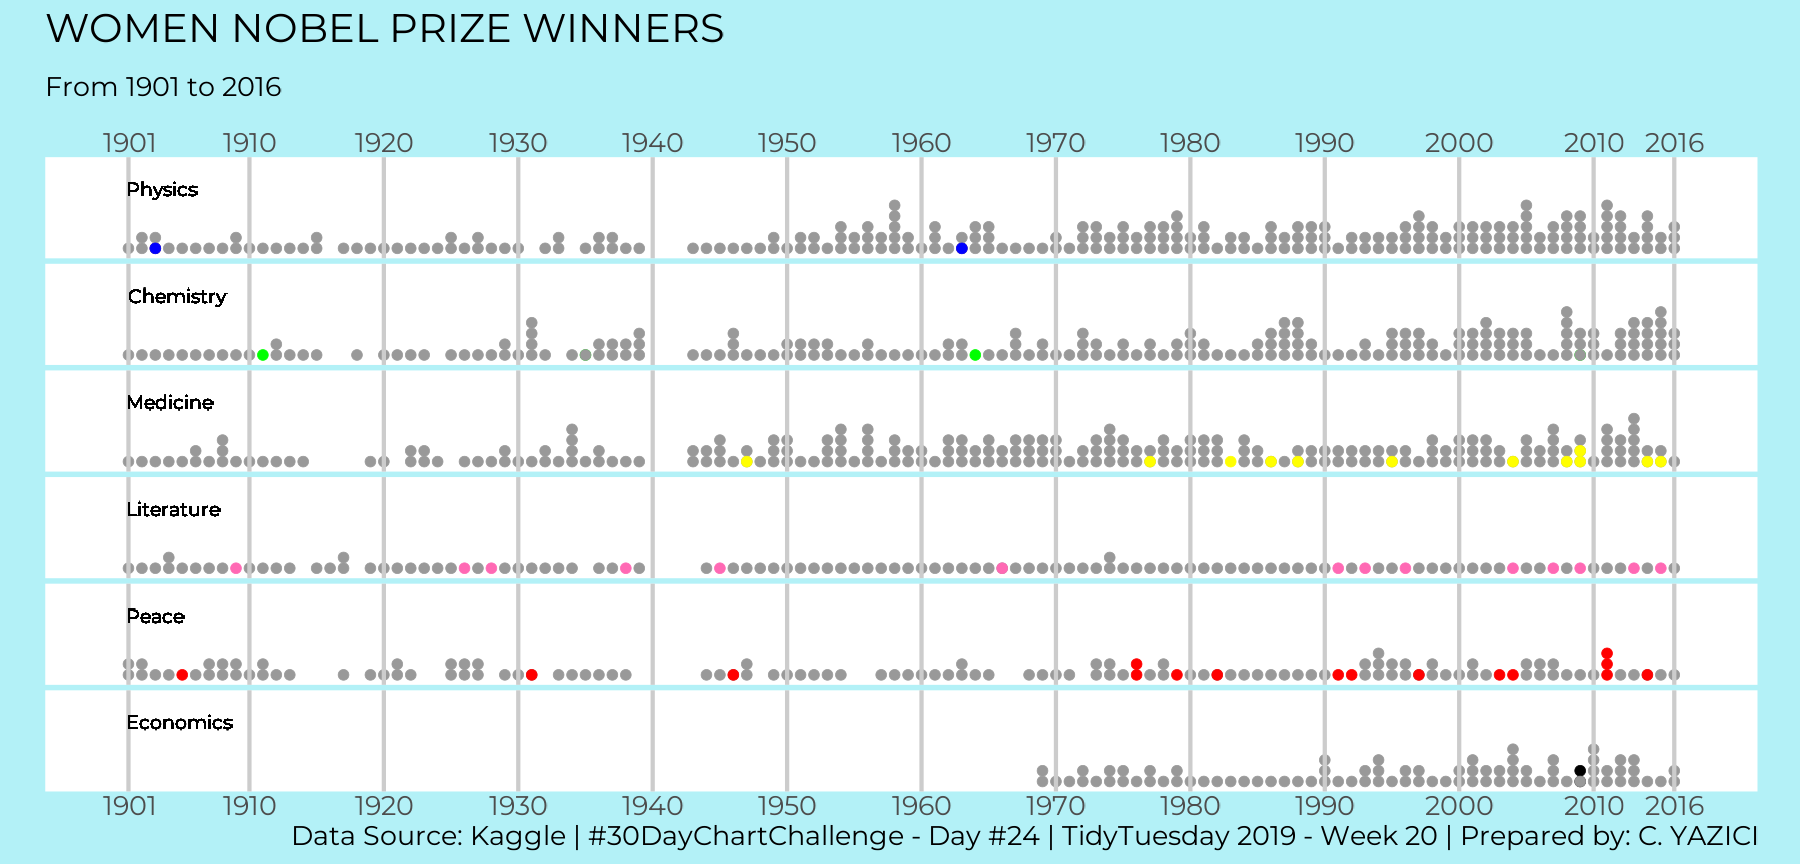

Generate this figure with R:
library(showtext)

# Font in the Plot

font_add_google("Montserrat", "ms")
showtext_auto()

# Data Import

nobel_winners <- readr::read_csv("https://raw.githubusercontent.com/rfordatascience/tidytuesday/master/data/2019/2019-05-14/nobel_winners.csv")
nobel_winner_all_pubs <- readr::read_csv("https://raw.githubusercontent.com/rfordatascience/tidytuesday/master/data/2019/2019-05-14/nobel_winner_all_pubs.csv")

# Data Wrangling

nobel_data <- nobel_winners %>%
  select(prize_year, category, gender, full_name) %>%
  mutate(color_new = case_when(
    gender == "Female" & category == "Physics" ~ "brown",
    gender == "Female" & category == "Chemistry" ~ "green",
    gender == "Female" & category == "Medicine" ~ "yellow",
    gender == "Female" & category == "Literature" ~ "hotpink",
    gender == "Female" & category == "Peace" ~ "red",
    gender == "Female" & category == "Economics" ~ "black",
    .default = "grey60"
  ))

# The Plot

p <- ggplot(nobel_data) +
  geom_dotplot(aes(x = prize_year, y = 1,
                   fill = color_new, color = color_new), binwidth = 0.8) +
  geom_dotplot(data = nobel_data %>% filter(gender == "Female",
                                            category == "Physics"),
               mapping = aes(x = prize_year, y = 1,
                   fill = "blue", color = "blue"), binwidth = 0.8) +
  scale_fill_identity() +
  scale_colour_identity() +
  scale_x_continuous(breaks = c(1901, 1910, 1920, 1930, 1940, 1950, 1960, 1970,
                                1980, 1990, 2000, 2010, 2016),
                     sec.axis = dup_axis()) +
  facet_wrap(~factor(category, levels = c("Physics", "Chemistry",
                                          "Medicine", "Literature",
                                          "Peace", "Economics")), ncol = 1)  +
  geom_vline(xintercept = 1901, colour = "grey80", size = 2) +
  geom_vline(xintercept = 1910, colour = "grey80", size = 2) +
  geom_vline(xintercept = 1920, colour = "grey80", size = 2) +
  geom_vline(xintercept = 1930, colour = "grey80", size = 2) +
  geom_vline(xintercept = 1940, colour = "grey80", size = 2) +
  geom_vline(xintercept = 1950, colour = "grey80", size = 2) +
  geom_vline(xintercept = 1960, colour = "grey80", size = 2) +
  geom_vline(xintercept = 1970, colour = "grey80", size = 2) +
  geom_vline(xintercept = 1980, colour = "grey80", size = 2) +
  geom_vline(xintercept = 1990, colour = "grey80", size = 2) +
  geom_vline(xintercept = 2000, colour = "grey80", size = 2) +
  geom_vline(xintercept = 2010, colour = "grey80", size = 2) +
  geom_vline(xintercept = 2016, colour = "grey80", size = 2) +
  geom_text(aes(x = 1901, y = 0.7, label = category), family = "ms", hjust = 0,
            size = 5) +
  coord_cartesian() +
  labs(title = "WOMEN NOBEL PRIZE WINNERS",
       subtitle = "\nFrom 1901 to 2016\n",
       caption = "Data Source: Kaggle | #30DayChartChallenge - Day #24 | TidyTuesday 2019 - Week 20 | Prepared by: C. YAZICI") +
  theme(plot.background = element_rect(fill = "#B3F1F7", color = NA),
        panel.background = element_rect(fill = "white", color = NA),
        panel.grid = element_blank(),
        axis.ticks = element_blank(),
        axis.title = element_blank(),
        strip.text = element_blank(),
        axis.text.y = element_blank(),
        axis.text.x = element_text(family = "ms", size = 20),
        strip.background = element_rect(fill = "#B3F1F7", color = NA),
        plot.title = element_text(family = "ms", size = 30, hjust = 0),
        plot.subtitle = element_text(family = "ms", size = 20, hjust = 0),
        plot.caption = element_text(family = "ms", size = 20, hjust = 1),
        plot.margin = margin(0.5, 1.5, 0.5, 1.5, "cm"))

# Save the Plot

ggsave("Day24.png", p, width = 25, height = 12, dpi = 72)


  
 
